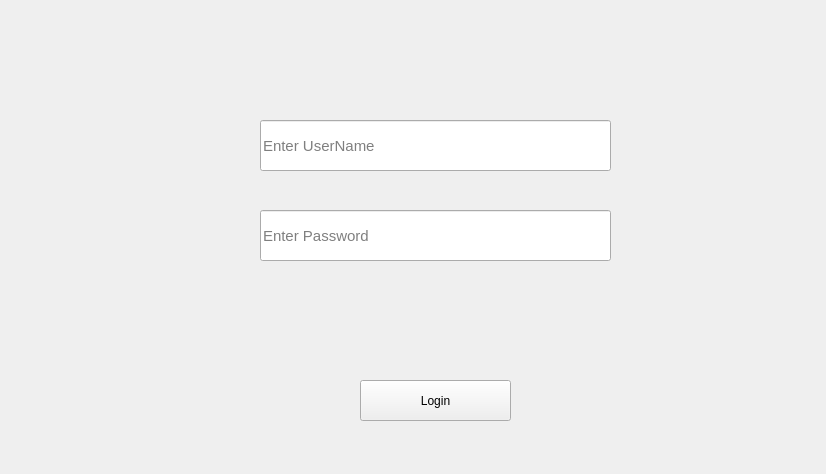
<?xml version="1.0" encoding="UTF-8"?>
<ui version="4.0">
 <class>Form</class>
 <widget class="QWidget" name="Form">
  <property name="geometry">
   <rect>
    <x>0</x>
    <y>0</y>
    <width>826</width>
    <height>474</height>
   </rect>
  </property>
  <property name="windowTitle">
   <string>Form</string>
  </property>
  <widget class="QPushButton" name="pushButton">
   <property name="geometry">
    <rect>
     <x>360</x>
     <y>380</y>
     <width>151</width>
     <height>41</height>
    </rect>
   </property>
   <property name="text">
    <string>Login</string>
   </property>
  </widget>
  <widget class="QLineEdit" name="lineEdit">
   <property name="geometry">
    <rect>
     <x>260</x>
     <y>120</y>
     <width>351</width>
     <height>51</height>
    </rect>
   </property>
   <property name="font">
    <font>
     <pointsize>11</pointsize>
    </font>
   </property>
   <property name="placeholderText">
    <string>Enter UserName</string>
   </property>
  </widget>
  <widget class="QLineEdit" name="lineEdit_2">
   <property name="geometry">
    <rect>
     <x>260</x>
     <y>210</y>
     <width>351</width>
     <height>51</height>
    </rect>
   </property>
   <property name="font">
    <font>
     <pointsize>11</pointsize>
    </font>
   </property>
   <property name="echoMode">
    <enum>QLineEdit::Password</enum>
   </property>
   <property name="placeholderText">
    <string>Enter Password</string>
   </property>
  </widget>
  <widget class="QLabel" name="label">
   <property name="geometry">
    <rect>
     <x>270</x>
     <y>300</y>
     <width>341</width>
     <height>31</height>
    </rect>
   </property>
   <property name="font">
    <font>
     <pointsize>10</pointsize>
    </font>
   </property>
   <property name="text">
    <string/>
   </property>
  </widget>
 </widget>
 <resources/>
 <connections/>
</ui>
